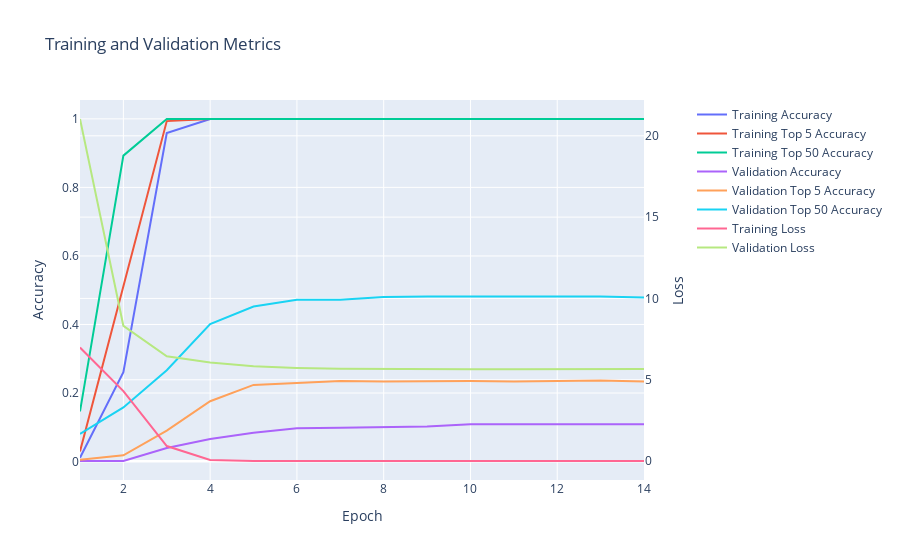

The code cell stored with this chart in its notebook:
### Code cell
softmax_cross_entropy_model.display_training_history()

### Figure 1 — Plotly figure (JSON) as saved in the notebook; plotly's stock layout.template omitted (floating-point values rounded to 4 significant figures)
{"data": [{"mode": "lines", "name": "Training Accuracy", "type": "scatter", "x": [1, 2, 3, 4, 5, 6, 7, 8, 9, 10, 11, 12, 13, 14], "xaxis": "x", "y": [0.0111, 0.2606, 0.9585, 0.9996, 0.9996, 0.9996, 0.9996, 0.9996, 0.9996, 0.9996, 0.9996, 0.9996, 0.9996, 0.9996, 0.9996], "yaxis": "y"}, {"mode": "lines", "name": "Training Top 5 Accuracy", "type": "scatter", "x": [1, 2, 3, 4, 5, 6, 7, 8, 9, 10, 11, 12, 13, 14], "xaxis": "x", "y": [0.02918, 0.5134, 0.9934, 0.9996, 0.9996, 0.9996, 0.9996, 0.9996, 0.9996, 0.9996, 0.9996, 0.9996, 0.9996, 0.9996, 0.9996], "yaxis": "y"}, {"mode": "lines", "name": "Training Top 50 Accuracy", "type": "scatter", "x": [1, 2, 3, 4, 5, 6, 7, 8, 9, 10, 11, 12, 13, 14], "xaxis": "x", "y": [0.1463, 0.8927, 0.9996, 0.9996, 0.9996, 0.9996, 0.9996, 0.9996, 0.9996, 0.9996, 0.9996, 0.9996, 0.9996, 0.9996, 0.9996], "yaxis": "y"}, {"mode": "lines", "name": "Validation Accuracy", "type": "scatter", "x": [1, 2, 3, 4, 5, 6, 7, 8, 9, 10, 11, 12, 13, 14], "xaxis": "x", "y": [0.001645, 0.001645, 0.03947, 0.06579, 0.08388, 0.09704, 0.09868, 0.1003, 0.102, 0.1086, 0.1086, 0.1086, 0.1086, 0.1086, 0.1086], "yaxis": "y"}, {"mode": "lines", "name": "Validation Top 5 Accuracy", "type": "scatter", "x": [1, 2, 3, 4, 5, 6, 7, 8, 9, 10, 11, 12, 13, 14], "xaxis": "x", "y": [0.004934, 0.01809, 0.09046, 0.176, 0.2237, 0.2286, 0.2352, 0.2336, 0.2352, 0.2352, 0.2336, 0.2352, 0.2368, 0.2336, 0.2352], "yaxis": "y"}, {"mode": "lines", "name": "Validation Top 50 Accuracy", "type": "scatter", "x": [1, 2, 3, 4, 5, 6, 7, 8, 9, 10, 11, 12, 13, 14], "xaxis": "x", "y": [0.08059, 0.1579, 0.2664, 0.4013, 0.4523, 0.472, 0.472, 0.4803, 0.4819, 0.4819, 0.4819, 0.4819, 0.4819, 0.4786, 0.4786], "yaxis": "y"}, {"mode": "lines", "name": "Training Loss", "type": "scatter", "x": [1, 2, 3, 4, 5, 6, 7, 8, 9, 10, 11, 12, 13, 14], "xaxis": "x", "y": [6.983, 4.303, 0.923, 0.06431, 0.01123, 0.007785, 0.006552, 0.005868, 0.005418, 0.005049, 0.0048, 0.004557, 0.00438, 0.004239, 0.004128], "yaxis": "y2"}, {"mode": "lines", "name": "Validation Loss", "type": "scatter", "x": [1, 2, 3, 4, 5, 6, 7, 8, 9, 10, 11, 12, 13, 14], "xaxis": "x", "y": [21.03, 8.315, 6.439, 6.059, 5.823, 5.722, 5.677, 5.659, 5.651, 5.651, 5.651, 5.655, 5.656, 5.659, 5.66], "yaxis": "y2"}], "layout": {"title": {"text": "Training and Validation Metrics"}, "xaxis": {"anchor": "y", "domain": [0.0, 0.94], "title": {"text": "Epoch"}}, "yaxis": {"anchor": "x", "domain": [0.0, 1.0], "title": {"text": "Accuracy"}}, "yaxis2": {"anchor": "x", "overlaying": "y", "side": "right", "title": {"text": "Loss"}}}}
